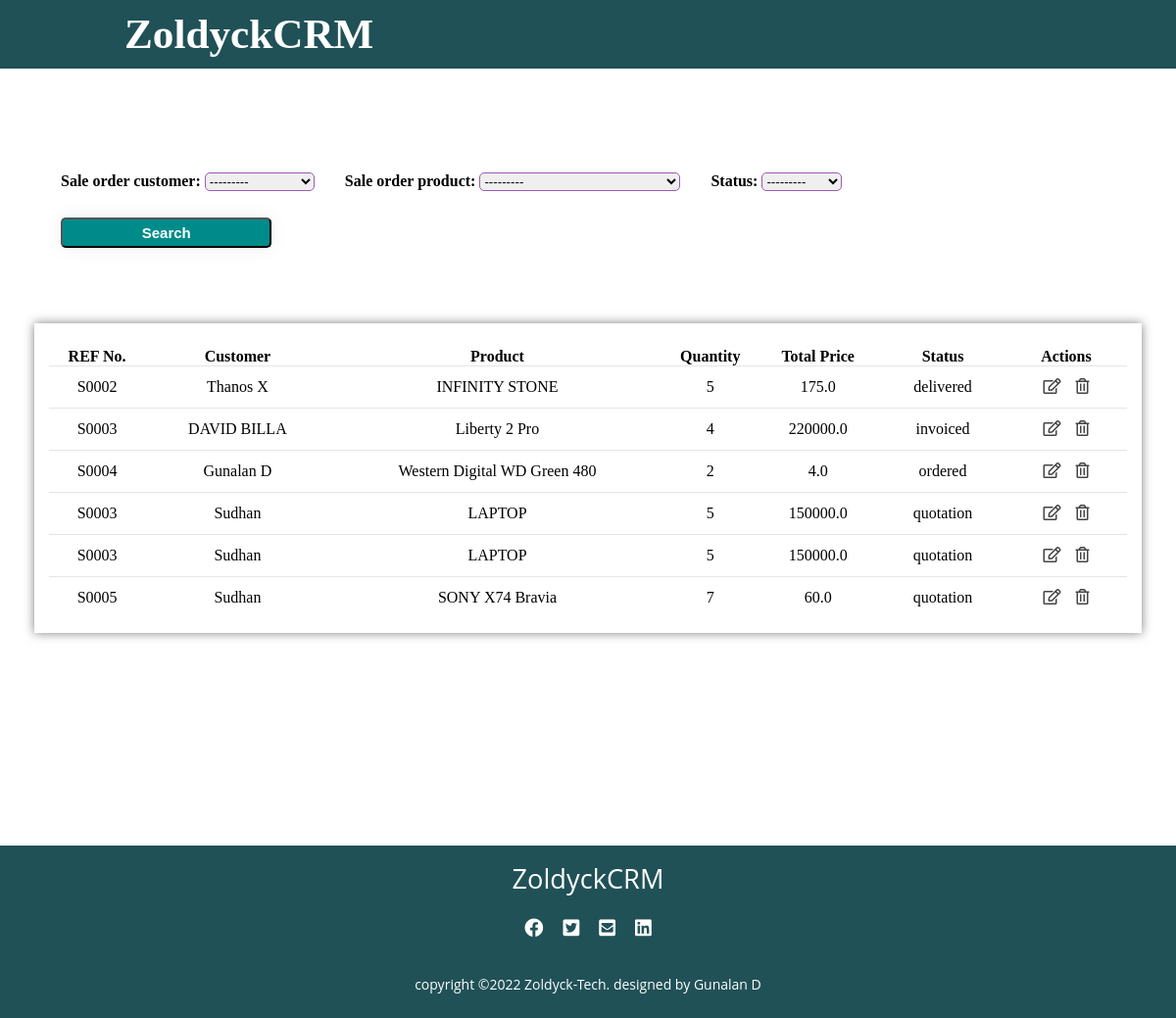
Screenshot of /orders/ with the database file from the repository.
### accounts/models.py (models this page shows, shortened)
class SaleOrder(models.Model):
    STATUS = (
        ('quotation', 'Quotation'),
        ('ordered', 'Ordered'),
        ('pending', 'Pending'),
        ('delivered', 'Delivered'),
        ('cancelled', 'Cancelled'),
        ('invoiced', 'Invoiced'),
    )
    sale_order_referencenumber = models.CharField(max_length=200, null= True)
    sale_order_customer = models.ForeignKey(Customer, on_delete=models.SET_NULL, null= True) # added a realtionship between the two models
    sale_order_product =  models.ForeignKey(Product, on_delete=models.SET_NULL, null= True)
    sale_order_quantity = models.IntegerField(null= True)
    sale_order_total_price = models.FloatField(null= True)
    sale_order_unit_price = models.FloatField(null= True)
    status = models.CharField(max_length=200, null= True , choices=STATUS, default='quotation')
    sale_order_date = models.DateTimeField(auto_now_add=True , null= True)

class Customer(models.Model):
    customer_pic = models.ImageField(upload_to='customer_pics/', blank=True)
    customer_name = models.CharField(max_length=50, null= True)
    customer_email = models.CharField(max_length=200 , null= True)
    customer_mobile = models.CharField(max_length=50 , null= True)
    date_created = models.DateTimeField(auto_now_add=True , null= True)
    def __str__(self):
        return self.customer_name

class Product(models.Model):
    CATEGORIES = (
        ('service', 'Service'),
        ('stockable', 'Stockable'),
    )
    product_name = models.CharField(max_length=200, null= True)
    product_price = models.FloatField(null= True)
    product_category = models.CharField(max_length=200, null= True , choices=CATEGORIES)
    product_description = models.CharField(max_length=200, null= True)
    date_created = models.DateTimeField(auto_now_add=True , null= True)
    product_tag = models.ManyToManyField(ProductTag ,blank=True, null=True)
    def __str__(self):
        return self.product_name

### accounts/views.py (the view)
# urls.py: path('orders/', views.total_orders, name='orders'),
def total_orders(request):
    orders = SaleOrder.objects.all()
    my_filter = OrderFilter(request.GET,queryset=orders)
    orders = my_filter.qs
    context = {
        'orders': orders,
        'filter': my_filter,
    }
    return render(request, 'accounts/orders.html',context)

### accounts/templates/accounts/orders.html (shortened to what this page needs)
{% extends 'accounts/layout.html'%}
{% block content %}
<section>
    <div class="main">
        <div class="product-tables">
            <form action="" method="get">
                {{filter.form}}
                <div class="button">
                    <button type="submit" class="crt-ser"><a href="">Search</a></button>
                </div>
            </form>
            <div class="latest-products">
                <table class="cus-prod-customers">
                    <thead>
                        <tr>
                            <th>REF No.</th>
                            <th>Customer</th>
                            <th>Product</th>
                            <th>Quantity</th>
                            <th>Total Price</th>
                            <th>Status</th>
                            <th>Actions</th>
                        </tr>
                    </thead>
                    <tbody>
                        {% for ord in orders %}
                        <tr>
                             <td>{{ ord.sale_order_referencenumber  }}</td>
                             <td>{{ ord.sale_order_customer }}</td>
                             <td>{{ ord.sale_order_product  }}</td>
                             <td>{{ ord.sale_order_quantity }}</td>
                             <td>{{ ord.sale_order_total_price  }}</td>
                             <td>{{ ord.status  }}</td>
                            <td>
                                <a href="{% url 'update_order' ord.id %}"><i class="far fa-edit"></i></a>
                                <a href="{% url 'delete_order' ord.id %}"><i class="far fa-trash-alt"></i></a>
                            </td>
                        </tr>
                        {% endfor %}
                    </tbody>
                </table>
            </div>
        </div>
    </div>
</section>
{% endblock %}

### accounts/static/css/main.css (style rules this page uses)
* { margin: 0; padding: 0; box-sizing: border-box; text-decoration: none; }
body { font-family: Candara; }
table { margin-top: 10px; width: 100%; border-collapse: collapse; text-align: center; }
table tr { border-bottom: 1px solid rgba(0,0,0,0.1) }
td { padding: 12px; }
table tbody tr:last-child { border-bottom: none; }
td i { color: #444; cursor: pointer; padding: 0 5.5px; }
.product-tables { width:100%; display: grid; grid-template-columns: repeat(1, 1fr); padding: 25px 35px; grid-gap: 30px; align-items: self-start; }
.latest-products { background: #fff; padding: 15px; width: 100%; box-shadow: 0px 0px 10px rgba(0,0,0,0.5); }
.crt-ser { background: #fff; padding: 5px 5px; width: 20%; box-shadow: 0 0 20px #eee; border-radius: 5px; margin-bottom: 20px; transition: 0.5s; background: darkcyan; }
.crt-ser a { color: #ffff; text-decoration: none; font-size: 15px; font-weight: bolder; }
.button { margin: 1.7rem; }

### accounts/templates/accounts/orders.html (style rules this page uses)
label { font-weight: bold; margin-left: 27px; }
select { display: inline-block; border-radius: 5px; }
select:focus, select:valid { border-color: #9b59b6; }

### rows the page displays
SaleOrder: sale_order_referencenumber "S0002", sale_order_customer "Thanos X", sale_order_product "INFINITY STONE", sale_order_quantity "5", sale_order_total_price "175.0", status "delivered"
SaleOrder: sale_order_referencenumber "S0003", sale_order_customer "DAVID BILLA", sale_order_product "Liberty 2 Pro", sale_order_quantity "4", sale_order_total_price "220000.0", status "invoiced"
SaleOrder: sale_order_referencenumber "S0004", sale_order_customer "Gunalan D", sale_order_product "Western Digital WD Green 480", sale_order_quantity "2", sale_order_total_price "4.0", status "ordered"
SaleOrder: sale_order_referencenumber "S0003", sale_order_customer "Sudhan", sale_order_product "LAPTOP", sale_order_quantity "5", sale_order_total_price "150000.0", status "quotation"
SaleOrder: sale_order_referencenumber "S0003", sale_order_customer "Sudhan", sale_order_product "LAPTOP", sale_order_quantity "5", sale_order_total_price "150000.0", status "quotation"
SaleOrder: sale_order_referencenumber "S0005", sale_order_customer "Sudhan", sale_order_product "SONY X74 Bravia", sale_order_quantity "7", sale_order_total_price "60.0", status "quotation"
